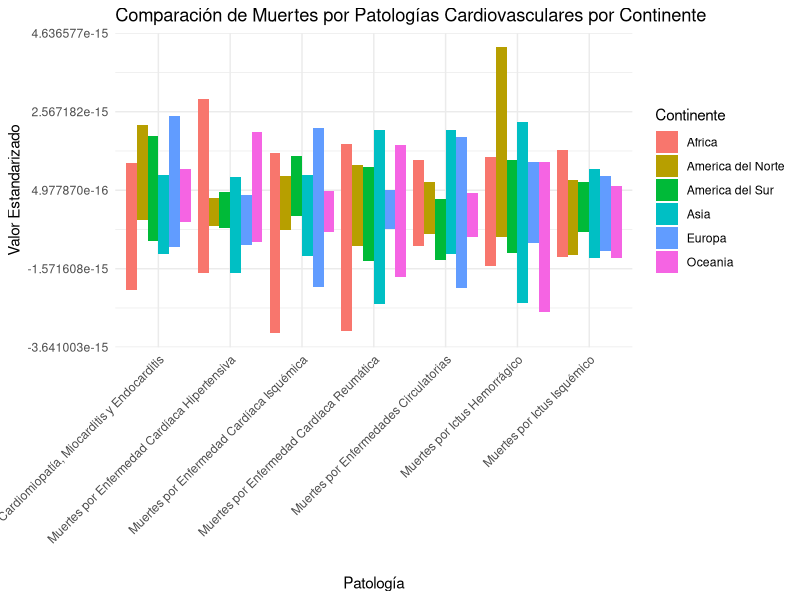

This chart was generated by the following R code:
library(dplyr)
library(readr)
library(tidyr)
library(ggplot2)

# Leer el archivo CSV con los resultados
resultados <- read_csv('resultados_estandarizados.csv')


ggplot(resultados, aes(x = Patologia, y = Valor_Estandarizado, fill = Continente)) +
  geom_bar(stat = "identity", position = "dodge") +
  theme_minimal() +
  labs(title = "Comparación de Muertes por Patologías Cardiovasculares por Continente",
       x = "Patología",
       y = "Valor Estandarizado",
       fill = "Continente") +
  theme(axis.text.x = element_text(angle = 45, hjust = 1))
